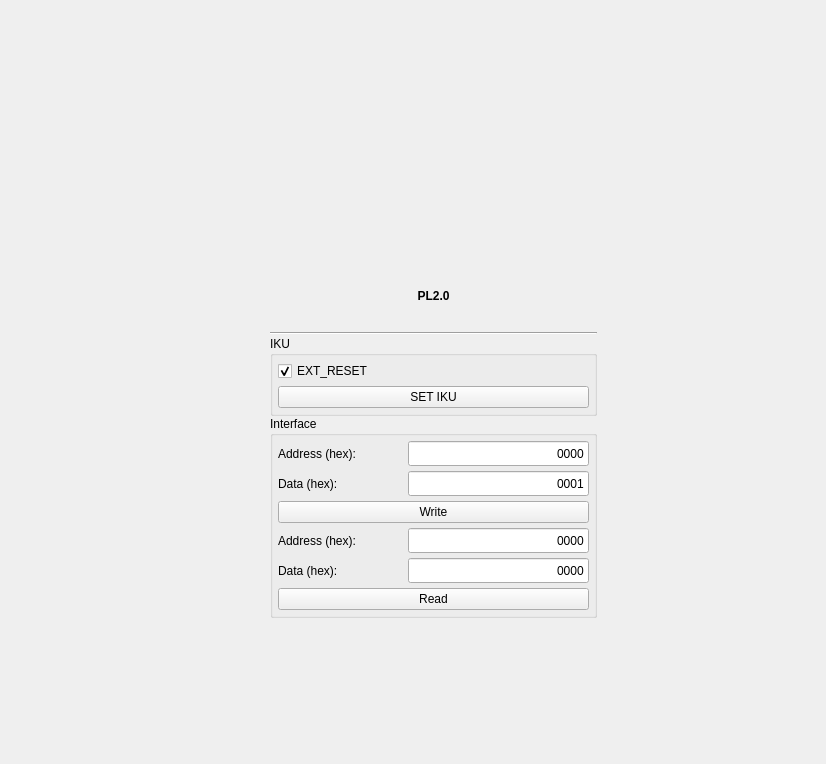
<?xml version="1.0" encoding="UTF-8"?>
<ui version="4.0">
 <class>Form</class>
 <widget class="QWidget" name="Form">
  <property name="geometry">
   <rect>
    <x>0</x>
    <y>0</y>
    <width>826</width>
    <height>764</height>
   </rect>
  </property>
  <property name="windowTitle">
   <string>Form</string>
  </property>
  <widget class="QWidget" name="layoutWidget">
   <property name="geometry">
    <rect>
     <x>270</x>
     <y>260</y>
     <width>327</width>
     <height>358</height>
    </rect>
   </property>
   <layout class="QGridLayout" name="gridLayout_11">
    <property name="spacing">
     <number>0</number>
    </property>
    <item row="0" column="0">
     <widget class="QLabel" name="PL12Label">
      <property name="minimumSize">
       <size>
        <width>250</width>
        <height>25</height>
       </size>
      </property>
      <property name="font">
       <font>
        <weight>75</weight>
        <bold>true</bold>
       </font>
      </property>
      <property name="text">
       <string>PL2.0</string>
      </property>
      <property name="alignment">
       <set>Qt::AlignCenter</set>
      </property>
     </widget>
    </item>
    <item row="1" column="0">
     <widget class="Line" name="line_15">
      <property name="minimumSize">
       <size>
        <width>0</width>
        <height>5</height>
       </size>
      </property>
      <property name="orientation">
       <enum>Qt::Horizontal</enum>
      </property>
     </widget>
    </item>
    <item row="2" column="0">
     <widget class="QGroupBox" name="pl12IKUGBoxGrBox">
      <property name="sizePolicy">
       <sizepolicy hsizetype="Minimum" vsizetype="Preferred">
        <horstretch>0</horstretch>
        <verstretch>0</verstretch>
       </sizepolicy>
      </property>
      <property name="minimumSize">
       <size>
        <width>250</width>
        <height>0</height>
       </size>
      </property>
      <property name="title">
       <string>IKU</string>
      </property>
      <layout class="QGridLayout" name="gridLayout_18">
       <property name="leftMargin">
        <number>5</number>
       </property>
       <property name="topMargin">
        <number>5</number>
       </property>
       <property name="rightMargin">
        <number>5</number>
       </property>
       <property name="bottomMargin">
        <number>5</number>
       </property>
       <property name="spacing">
        <number>5</number>
       </property>
       <item row="0" column="0">
        <widget class="QCheckBox" name="pl12nResetChBox">
         <property name="text">
          <string>EXT_RESET</string>
         </property>
         <property name="checked">
          <bool>true</bool>
         </property>
        </widget>
       </item>
       <item row="3" column="0" colspan="2">
        <widget class="QPushButton" name="pl12SetIKUPButton_2">
         <property name="sizePolicy">
          <sizepolicy hsizetype="Minimum" vsizetype="Fixed">
           <horstretch>0</horstretch>
           <verstretch>0</verstretch>
          </sizepolicy>
         </property>
         <property name="text">
          <string>SET IKU</string>
         </property>
        </widget>
       </item>
      </layout>
     </widget>
    </item>
    <item row="3" column="0">
     <widget class="QGroupBox" name="pl12InterfaceGrBox">
      <property name="sizePolicy">
       <sizepolicy hsizetype="Minimum" vsizetype="Preferred">
        <horstretch>0</horstretch>
        <verstretch>0</verstretch>
       </sizepolicy>
      </property>
      <property name="minimumSize">
       <size>
        <width>250</width>
        <height>0</height>
       </size>
      </property>
      <property name="title">
       <string>Interface</string>
      </property>
      <layout class="QGridLayout" name="gridLayout_19">
       <property name="leftMargin">
        <number>5</number>
       </property>
       <property name="topMargin">
        <number>5</number>
       </property>
       <property name="rightMargin">
        <number>5</number>
       </property>
       <property name="bottomMargin">
        <number>5</number>
       </property>
       <property name="spacing">
        <number>5</number>
       </property>
       <item row="10" column="0" colspan="2">
        <widget class="QPushButton" name="pl12RdPButton_2">
         <property name="text">
          <string>Read</string>
         </property>
        </widget>
       </item>
       <item row="5" column="0">
        <widget class="QLabel" name="pl12RdAddrLabel_2">
         <property name="minimumSize">
          <size>
           <width>125</width>
           <height>25</height>
          </size>
         </property>
         <property name="font">
          <font>
           <pointsize>9</pointsize>
          </font>
         </property>
         <property name="text">
          <string>Address (hex):</string>
         </property>
        </widget>
       </item>
       <item row="2" column="0">
        <widget class="QLabel" name="pl12WrDataLabel_2">
         <property name="minimumSize">
          <size>
           <width>125</width>
           <height>25</height>
          </size>
         </property>
         <property name="font">
          <font>
           <pointsize>9</pointsize>
          </font>
         </property>
         <property name="text">
          <string>Data (hex):</string>
         </property>
        </widget>
       </item>
       <item row="0" column="0">
        <widget class="QLabel" name="pl12WrAddrLabel_2">
         <property name="minimumSize">
          <size>
           <width>125</width>
           <height>25</height>
          </size>
         </property>
         <property name="font">
          <font>
           <pointsize>9</pointsize>
          </font>
         </property>
         <property name="text">
          <string>Address (hex):</string>
         </property>
        </widget>
       </item>
       <item row="8" column="0">
        <widget class="QLabel" name="pl12RdDataLabel_2">
         <property name="minimumSize">
          <size>
           <width>125</width>
           <height>25</height>
          </size>
         </property>
         <property name="font">
          <font>
           <pointsize>9</pointsize>
          </font>
         </property>
         <property name="text">
          <string>Data (hex):</string>
         </property>
        </widget>
       </item>
       <item row="4" column="0" colspan="2">
        <widget class="QPushButton" name="pl12WrPButton_2">
         <property name="text">
          <string>Write</string>
         </property>
        </widget>
       </item>
       <item row="8" column="1">
        <widget class="QLineEdit" name="pl12RdDataLEdit_2">
         <property name="minimumSize">
          <size>
           <width>0</width>
           <height>25</height>
          </size>
         </property>
         <property name="font">
          <font>
           <pointsize>9</pointsize>
          </font>
         </property>
         <property name="text">
          <string>0000</string>
         </property>
         <property name="alignment">
          <set>Qt::AlignRight|Qt::AlignTrailing|Qt::AlignVCenter</set>
         </property>
         <property name="readOnly">
          <bool>true</bool>
         </property>
        </widget>
       </item>
       <item row="5" column="1">
        <widget class="QLineEdit" name="pl12RdAddrLEdit_2">
         <property name="minimumSize">
          <size>
           <width>0</width>
           <height>25</height>
          </size>
         </property>
         <property name="font">
          <font>
           <pointsize>9</pointsize>
          </font>
         </property>
         <property name="text">
          <string>0000</string>
         </property>
         <property name="alignment">
          <set>Qt::AlignRight|Qt::AlignTrailing|Qt::AlignVCenter</set>
         </property>
        </widget>
       </item>
       <item row="2" column="1">
        <widget class="QLineEdit" name="pl12WrDataLEdit_2">
         <property name="minimumSize">
          <size>
           <width>0</width>
           <height>25</height>
          </size>
         </property>
         <property name="font">
          <font>
           <pointsize>9</pointsize>
          </font>
         </property>
         <property name="text">
          <string>0001</string>
         </property>
         <property name="alignment">
          <set>Qt::AlignRight|Qt::AlignTrailing|Qt::AlignVCenter</set>
         </property>
        </widget>
       </item>
       <item row="0" column="1">
        <widget class="QLineEdit" name="pl12WrAddrLEdit_2">
         <property name="minimumSize">
          <size>
           <width>0</width>
           <height>25</height>
          </size>
         </property>
         <property name="font">
          <font>
           <pointsize>9</pointsize>
          </font>
         </property>
         <property name="text">
          <string>0000</string>
         </property>
         <property name="maxLength">
          <number>12</number>
         </property>
         <property name="alignment">
          <set>Qt::AlignRight|Qt::AlignTrailing|Qt::AlignVCenter</set>
         </property>
        </widget>
       </item>
      </layout>
     </widget>
    </item>
   </layout>
  </widget>
 </widget>
 <resources/>
 <connections/>
</ui>
